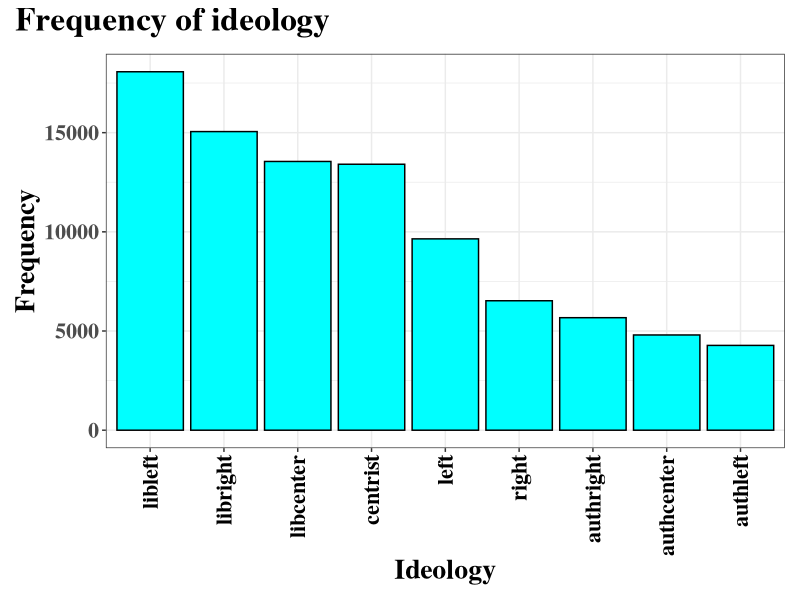

Write R code to recreate this figure.
library(tidyverse)
library(viridis)  
library(kableExtra)
library(patchwork)

# set working directory
setwd('~/Desktop/WORK/Monash/Thesis/Data collection/Complete Data')

# load  data
user_flair <- read_csv('user_flair.csv') 

# get a sense of how many duplicate flairs
unique(user_flair$flair)  

# rename flairs  in a more simple way and combine duplicates
user_flair$flair <- recode(user_flair$flair, `:CENTG: - Centrist` =  "centrist")
user_flair$flair <- recode(user_flair$flair, `:centrist: - Centrist` =  "centrist")
user_flair$flair <- recode(user_flair$flair, `:centrist: - Grand Inquisitor` =  "centrist")
user_flair$flair <- recode(user_flair$flair, `:left: - Left` =  "left")
user_flair$flair <- recode(user_flair$flair, `:libright: - LibRight` =  "libright")
user_flair$flair <- recode(user_flair$flair, `:libright2: - LibRight` =  "libright")
user_flair$flair <- recode(user_flair$flair, `:right: - Right` =  "right")
user_flair$flair <- recode(user_flair$flair, `:libleft: - LibLeft` =  "libleft")
user_flair$flair <- recode(user_flair$flair, `:lib: - LibCenter` =  "libcenter")
user_flair$flair <- recode(user_flair$flair, `:auth: - AuthCenter` =  "authcenter")
user_flair$flair <- recode(user_flair$flair, `:authleft: - AuthLeft` =  "authleft")
user_flair$flair <- recode(user_flair$flair, `:authright: - AuthRight` =  "authright")

# check we have  removed all duplicates
unique(user_flair$flair)  

# create function to order classes by freq
reorder_size <- function(x) {
  factor(x, levels = names(sort(table(x), decreasing = TRUE)))
}

# create  a frequency  table
table(reorder_size(user_flair$flair)) %>% t() %>%
  kable("latex", caption = "Idelogy frequency in sample (n = 91,000)") %>%
  kable_styling(full_width = FALSE)

# create a proportion table
prop.table(table(reorder_size(user_flair$flair))) %>% t() %>%
  kable("latex", caption = "Idelogy frequency in sample (n = 91,000)", digits  = 2) %>%
  kable_styling(full_width = FALSE)

# create ordered barcharts of frequency and proportion
# create chart for frequency
freq_ideology_barchart  <- ggplot(user_flair, aes(x = reorder_size(flair))) +
  geom_bar(fill = 'cyan',color='black') +
  xlab("Ideology") +
  ylab('Frequency')  +
  theme_bw() +
  plot_annotation(
    title = 'Frequency of ideology',
  ) &
  theme(axis.text.x = element_text(angle = 90, vjust = 0.5, hjust=1,  color = 'black'),
        text = element_text(family = 'serif', face =  'bold', size = 20, color = 'black'))
ggsave("~/Desktop/WORK/Monash/Thesis/Data collection/response_freq.pdf", 
       width = 32, height = 20, units = "cm")
